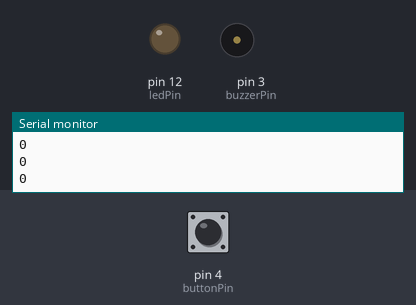
Simulated run of this sketch. Board: Arduino Uno, built with avr-gcc and run on an emulated ATmega328P. Parts: output pins drawn as LEDs (lit = HIGH), buzzer (waves = sounding), the last lines printed to the serial monitor. The inputs (shaded band) are chosen by the test bench; at power-on: pin 4 (buttonPin) LOW.

Above: at 1.2 s.
1.3 s: pin 4 (buttonPin) pulled HIGH for 0.15 s
At 2.5 s:
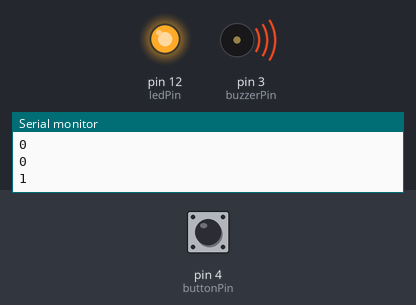
Timing chart, 0 to 11.7 s (numbered marks = the images above; inputs shaded):
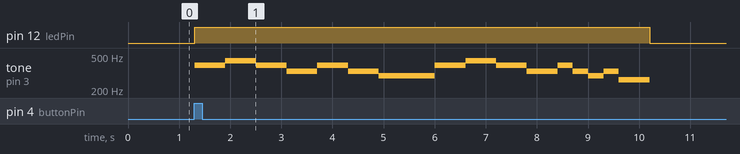

The sketch:

0513_sound02__1.ino
```cpp
#define C 262  // 도
#define D 294  // 레
#define E 330  // 미
#define F 349  // 파
#define G 392  // 솔
#define A 440  // 라
#define B 494  // 시
#define CC 523 // 도

int ledPin = 12;
int buttonPin = 4;
int buzzerPin = 3;
int buttonState;
const int toneFreq = 900;
int notes[28] = {G, G, A, A, G, G, E, E, G, G, E, E, D, D, G, G, A, A, G, G, E, E, G, E, D, E, C, C};

void setup()
{
  Serial.begin(9600);
  pinMode(ledPin, OUTPUT);
  pinMode(buzzerPin, OUTPUT);
  pinMode(buttonPin, INPUT);
}

void loop()
{
  buttonState = digitalRead(buttonPin);
  Serial.println(buttonState);
  if (buttonState == 1){
    digitalWrite(ledPin, 1);
    for (int i = 0; i < 14; i++){
      tone(buzzerPin, notes[i], toneFreq);
      delay(300);
    }
    delay(500);
    for (int i = 14; i < 28; i++){
      tone(buzzerPin, notes[i], toneFreq);
      delay(300);
    }

  }
  else {
    digitalWrite(ledPin, 0);
    digitalWrite(buzzerPin, 0);
    noTone(buzzerPin);
  }
}
```

Measured:
- after the input at 1.3 s, pin 12 (ledPin): LOW → HIGH at once, → LOW 8.9 s later; tone on pin 3 (buzzerPin): plays 392 Hz for 0.60 s, 440 Hz for 0.60 s, 392 Hz for 0.60 s, 330 Hz for 0.60 s, 392 Hz for 0.60 s, 330 Hz for 0.60 s … (16 notes in this stretch), starting at once
